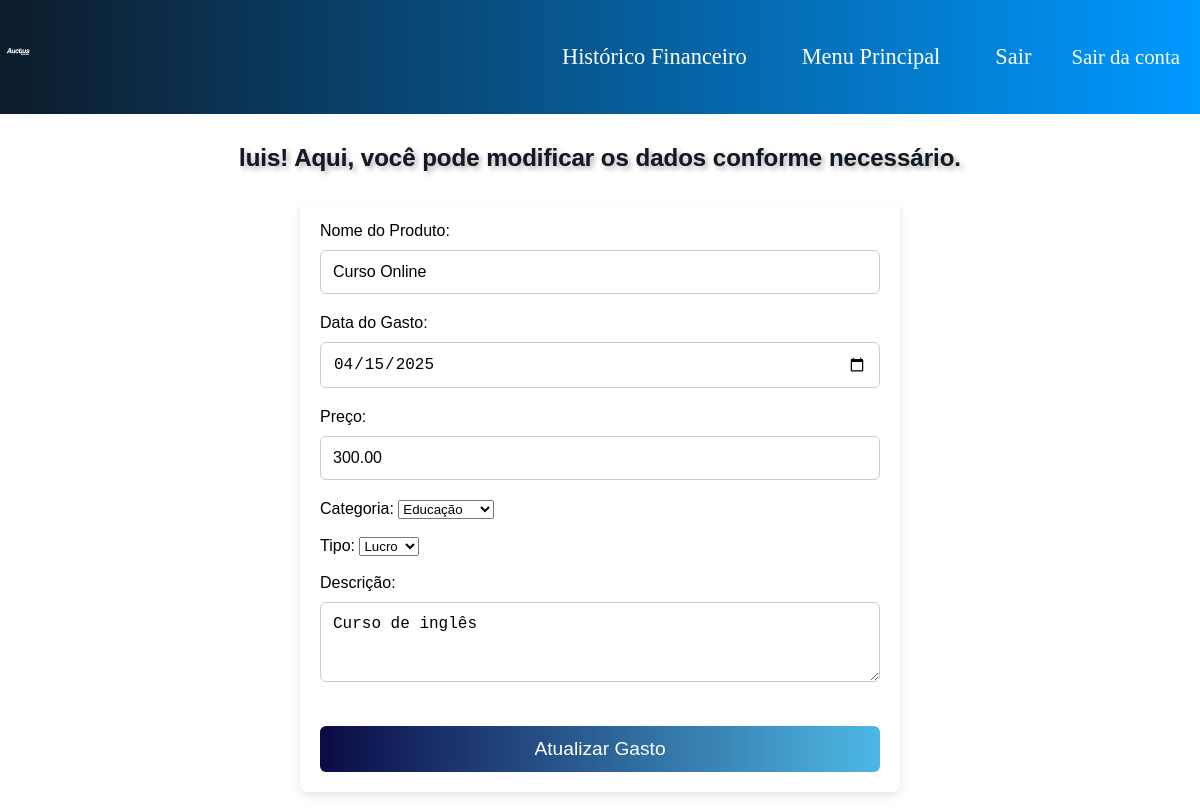
/pages/editar_gasto.php?id=14 (signed in), run on the app's committed database.
### tables this page shows
CREATE TABLE `gastos` (
  `id` int(11) NOT NULL,
  `user_id` int(11) NOT NULL,
  `Tipo` enum('lucro','divida') DEFAULT NULL,
  `Produto` varchar(255) NOT NULL,
  `data_gasto` date NOT NULL,
  `preco` decimal(10,2) NOT NULL,
  `categoria` varchar(255) NOT NULL,
  `descricao` text DEFAULT NULL
);

### pages/editar_gasto.php (the view, shortened to what this page needs)
<?php
$conn = new mysqli("localhost", "root", "", "sistema_login");
$user_id = $_SESSION['usuario_id'];
$Produto_id = $_GET['id'] ?? null;
$stmt = $conn->prepare("SELECT * FROM gastos WHERE id = ? AND user_id = ?");
$stmt->bind_param("ii", $Produto_id, $user_id);
$stmt->execute();
$result = $stmt->get_result();
$Produto = $result->fetch_assoc();
?>
<!DOCTYPE html>
<html lang="pt-br">
<head>
  <link rel="stylesheet" href="../styles/pasta Dos CSS/editar_gasto.css">
</head>
<body>
<header>
  <div class="container">
    <div class="logo-wrapper">
      <img src="../assets/Imagens do Site/svg finanças/finaças svg so o nome branco.svg" alt="logo do sistema" class="logo">
    </div>
    <nav class="nav-links" id="navLinks">
      <ul>
        <li><a href="ver_gastos.php">Histórico Financeiro</a></li>
        <li><a href="pasta Dos HTML/paginaprincipal.php">Menu Principal</a></li>
        <li><a href="logout.php">Sair</a></li>
      </ul>
    </nav>
    <div class="login" id="loginBox">
      <a href="logout.php"><button class="btn">Sair da conta</button></a>
    </div>
  </div>
</header>
<main class="main-content">
    <span class="bem-vindo"><?php echo htmlspecialchars($_SESSION['usuario_nome']); ?>! Aqui, você pode modificar os dados conforme necessário.</span>
<form action="editar_gasto.php?id=<?php echo $Produto_id; ?>" method="post">
    <label for="Produto">Nome do Produto:</label>
    <input type="text" step="0.01" name="Produto" id="Produto" value="<?php echo htmlspecialchars($Produto['Produto']); ?>" required>
    <label for="data_gasto">Data do Gasto:</label>
    <input type="date" name="data_gasto" id="data_gasto" value="<?php echo htmlspecialchars($Produto['data_gasto']); ?>" required>
    <label for="preco">Preço:</label>
    <input type="number" step="0.01" name="preco" id="preco" value="<?php echo htmlspecialchars($Produto['preco']); ?>" required>
    <label for="categoria">Categoria:</label>
    <select name="categoria" id="categoria" required>
        <option value="Educação" <?php echo $Produto['categoria'] === 'Educação' ? 'selected' : ''; ?>>Educação</option>
    </select>
<br><br>
    <label for="tipo">Tipo:</label>
    <select name="tipo" id="tipo" required>
        <option value="Lucro" <?php echo $Produto['Tipo'] === 'Lucro' ? 'selected' : ''; ?>>Lucro</option>
    </select>
<br><br>
    <label for="descricao">Descrição:</label>
    <textarea name="descricao" id="descricao" rows="3"><?php echo htmlspecialchars($Produto['descricao']); ?></textarea>
    <input type="submit" value="Atualizar Gasto">
</form>
</main>
</body>
</html>
</body>

### styles/pasta Dos CSS/editar_gasto.css (style rules this page uses)
html, body { margin: 0; padding: 0; overflow-x: hidden; width: 100%; }
* { box-sizing: border-box; max-width: 100%; }
header { background: linear-gradient(to right, #0d1b2a, #0099ff); padding: 30px 0; color: white; position: relative; }
.container { max-width: 1200px; margin: 0 auto; display: grid; grid-template-columns: 1fr auto auto; align-items: center; gap: 20px; }
.logo { max-height: 50px; }
.nav-links ul { list-style: none; display: flex; justify-content: center; gap: 55px; padding: 0; margin: 0; }
.nav-links a, .login a { font-family: "Atomic"; text-decoration: none; color: white; font-weight: 500; font-size: 1.4rem; transition: color 0.3s; }
.login { text-align: right; }
.btn { font-family: "Atomic"; font-size: 1.3rem; padding: 10px 20px; background-color: rgba(255, 255, 255, 0); color: #ffffff; border: none; border-radius: 4px; cursor: pointer; transition: background 0.3s; }
.main-content { transition: transform 0.3s ease; }
.bem-vindo { display: block; text-align: center; font-size: 1.5rem; font-family: "Atomic", sans-serif; margin: 30px 0; color: #0d1b2a; font-weight: bold; text-shadow: 3px 3px 5px rgba(0, 0, 0, 0.3); background-image: linear-gradient( 135deg, #f06, #ff9 ); -webkit-background-clip: text; background-clip: text; }
form { background-color: #ffffff; padding: 20px; border-radius: 8px; box-shadow: 0 4px 8px rgba(0, 0, 0, 0.1); max-width: 600px; margin: 20px auto; font-family: "Atomic", sans-serif; }
input[type="text"], input[type="number"], input[type="date"], textarea { width: 100%; padding: 12px; margin: 10px 0 20px; border: 1px solid #ccc; border-radius: 6px; font-size: 1rem; box-sizing: border-box; transition: border-color 0.3s; }
input[type="submit"] { background: linear-gradient( to right, #0b0b46, #4db8e4 ); color: white; padding: 12px 25px; border: none; border-radius: 6px; cursor: pointer; font-size: 1.2rem; transition: background-color 0.3s; width: 100%; margin-top: 20px; text-align: center; }

### data on the page
gastos: Produto "Curso Online", data_gasto "04/15/2025", preco "300.00", categoria "Educação", descricao "Curso de inglês"

### other printed values
$_SESSION['usuario_nome'] "luis"
